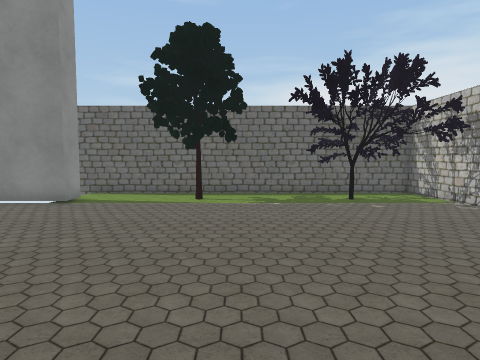
View 1 (above)

12 first-person views from a walk through a 3-D level made in the Unity game engine. The camera is 1.5 m above the floor, tilts 4° down and sees 75° across. The floor is counted in squares, 1 m on a side. Each view is taken from the middle of a square. On the plan, view 1 faces up. The plan holds only what a view shows up to about 15 squares ahead; the rest is blank. The place goes on beyond the plan. The player character is not drawn. Some animated figures are not drawn. Some surface patterns are stand-ins.

View 2
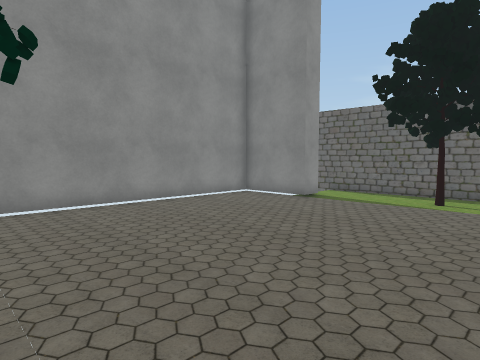

View 3
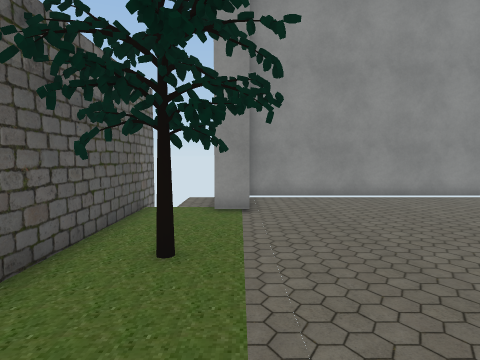

View 4
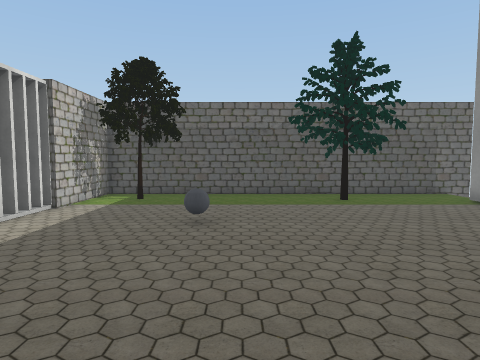

View 5
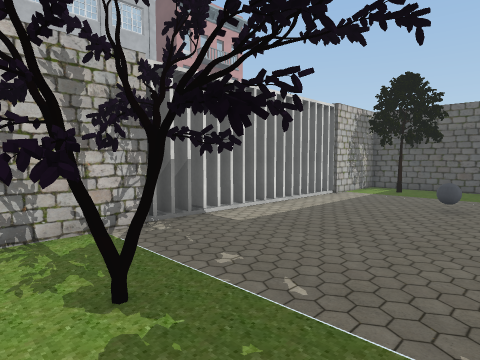

View 6
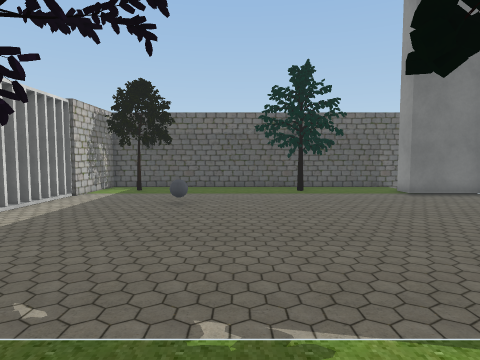

View 7
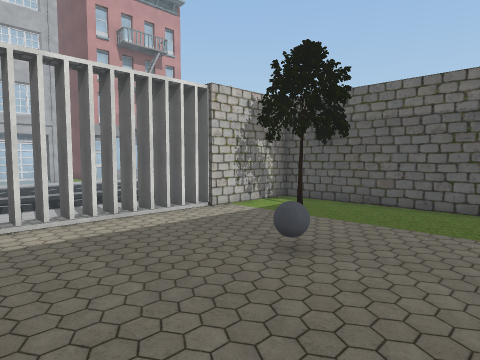

View 8
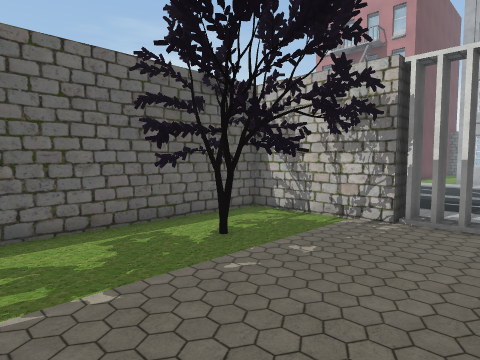

View 9
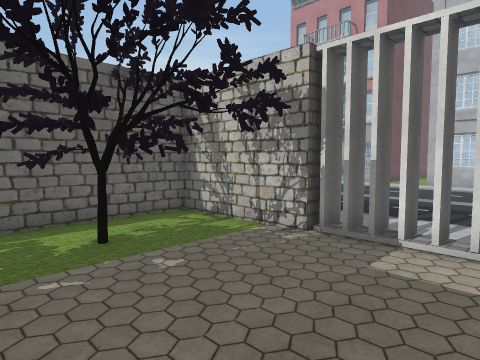

View 10
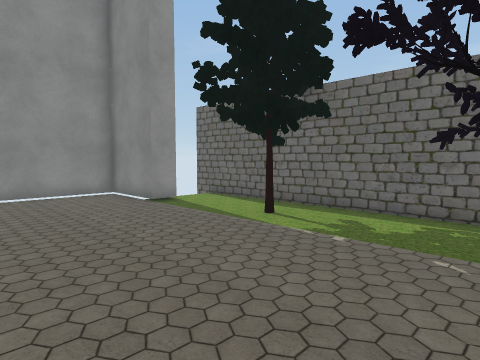

View 11
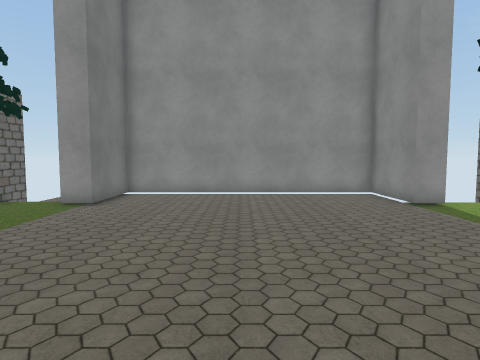

View 12
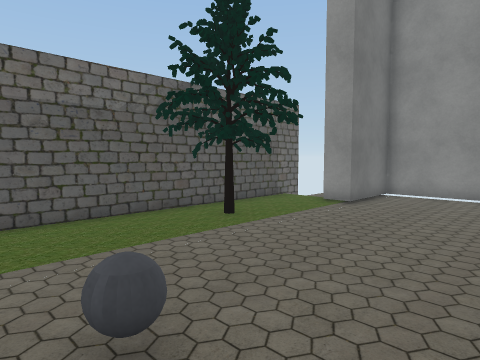

### Floor plan
Points are (right, up) in squares from view 1. A wall is a line through its corners. A room is listed if a view was taken in it or the views show most of it. See-through windows are left out.
Room 1 (views 1, 2, 3, 4, 5, 6, 7, 8, 9, 10, 11, 12)
walls: (7.5, 1.8) (8.2, 1.8); (7.5, 1.3) (8.2, 1.3); (8.2, 9.5) (7.4, 9.5); (8.4, 9.2) (7.4, 9.2) (7.4, 13.7) (-7.5, 13.7); (-5.9, 11.6) (-5.9, 10.6) (-9.2, 10.6) (-9.2, 0.3) (-5.9, 0.3) (-5.9, -0.8); (-7.6, -2.9) (7.4, -2.9) (7.4, 0.8) (8.1, 0.8)
ways out: gap at (8, 1)
objects: tree (-2, -2) to (-1, 0); tree (-2, 12); ball (3, 3); tree (3, 10) to (5, 13); tree (6, -1); tree (6, 11)

Where each view was taken, in squares from view 1:
view 1: 0 up, 0 right, facing up
view 2: 0 up, 1 right, facing up-left
view 3: 0 up, 3 right, facing left
view 4: 10 up, 2 right, facing down
view 5: 13 up, 1 right, facing down-right
view 6: 13 up, 1 right, facing down
view 7: 7 up, 0 right, facing down-right
view 8: 7 up, 0 right, facing up-right
view 9: 6 up, 2 right, facing up-right
view 10: 5 up, 4 right, facing up-left
view 11: 5 up, 4 right, facing left
view 12: 5 up, 4 right, facing down-left
